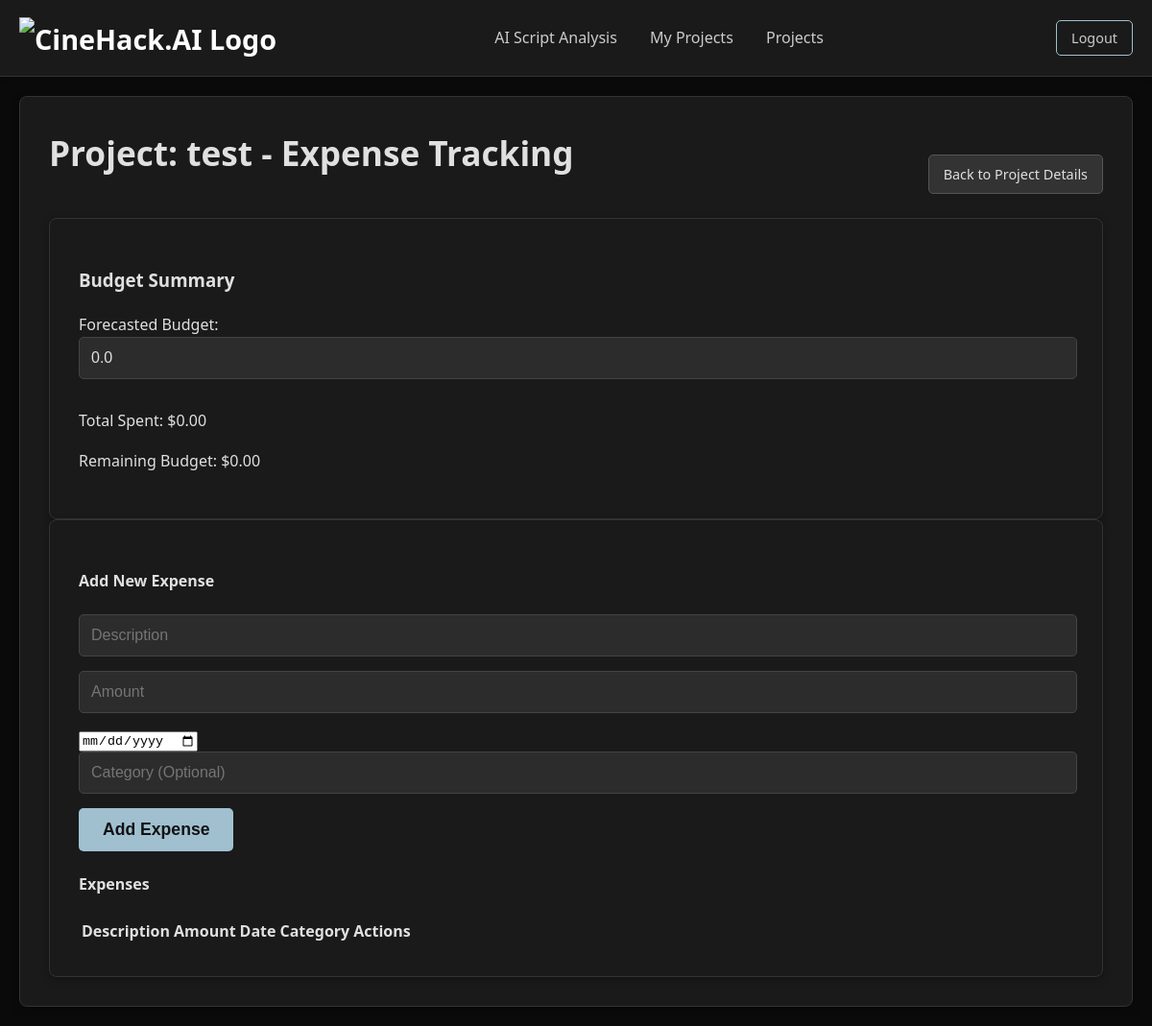
The page /projects/1/expenses_page (signed in) on the database as committed earlier.
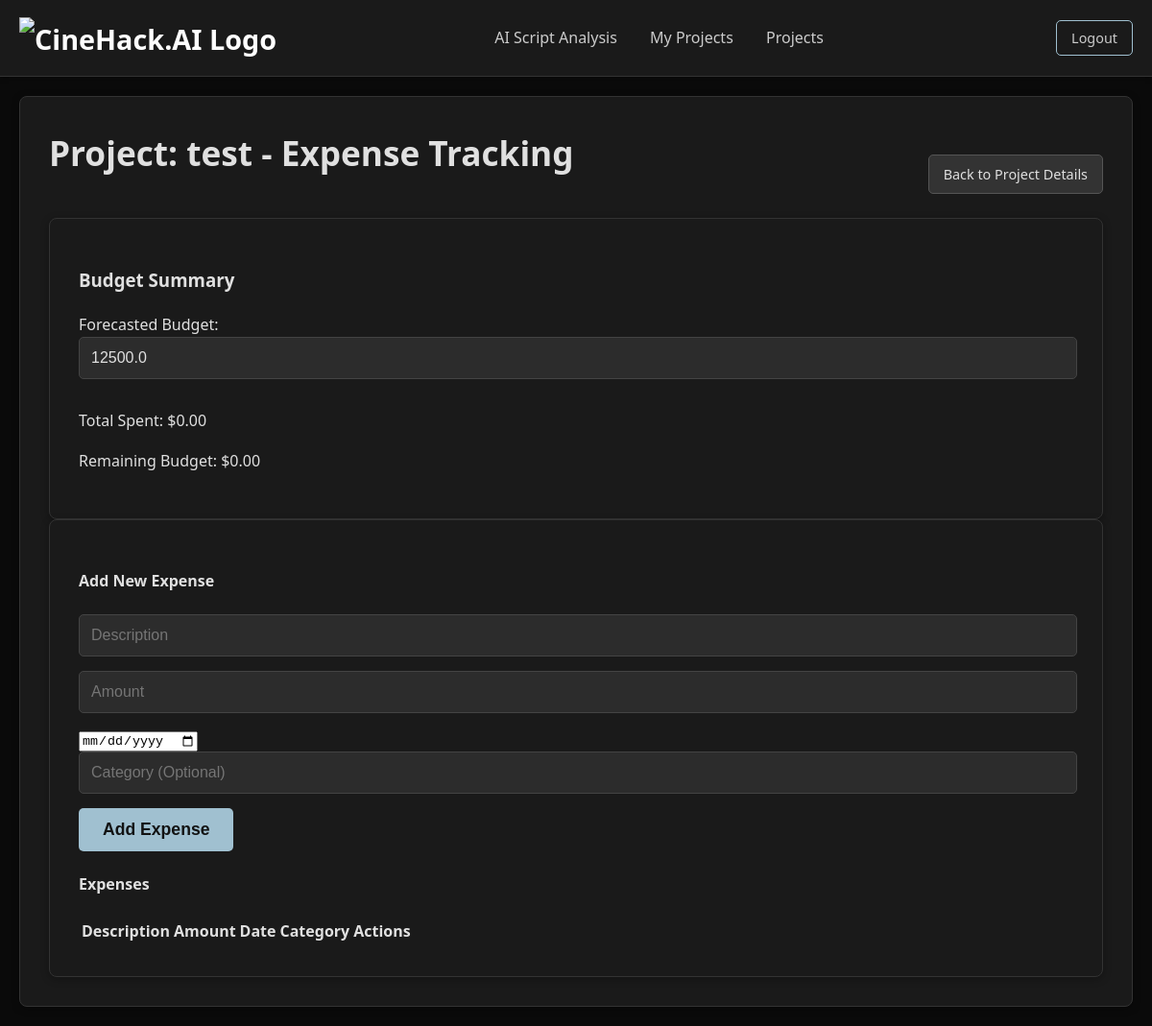
The same page on the database as committed later.
### app.py (models this page shows)
class Project(db.Model):
    id = db.Column(db.Integer, primary_key=True)
    name = db.Column(db.String(100), nullable=False)
    script_file_name = db.Column(db.String(200), nullable=False)
    analysis_json = db.Column(db.Text, nullable=True)
    genre = db.Column(db.String(50), nullable=True) # New column
    logline = db.Column(db.Text, nullable=True) # New column for AI-generated logline
    forecasted_budget = db.Column(db.Float, nullable=True, default=0.0) # New column for forecasted budget
    user_id = db.Column(db.Integer, db.ForeignKey('user.id'), nullable=False)
    expenses = db.relationship('Expense', backref='project', lazy=True)

### app.py (the view)
@app.route("/projects/<int:project_id>/expenses_page")
@login_required
def expenses_page(project_id):
    project = Project.query.get_or_404(project_id)
    if project.author != current_user:
        abort(403) # Forbidden
    return render_template('expenses.html', project=project)

### app.py (called while the page is built)
@login_manager.user_loader
def load_user(user_id):
    return User.query.get(int(user_id))

### templates/expenses.html (shortened to what this page needs)
{% extends "layout.html" %}
{% block content %}
    <div class="container">
        <div class="section">
            <div class="section-header">
                <h2>Project: {{ project.name }} - Expense Tracking</h2>
                <div class="project-actions">
                    <a href="{{ url_for('project_detail', project_id=project.id) }}" class="btn btn-secondary">Back to Project Details</a>
                </div>
            </div>
            <div class="section">
                <h3>Budget Summary</h3>
                <div class="budget-controls">
                    <label for="forecasted_budget">Forecasted Budget:</label>
                    <input type="number" id="forecasted_budget" value="{{ project.forecasted_budget | default(0.0) }}" step="0.01" readonly>
                </div>
                <div class="expense-summary">
                    <p>Total Spent: $<span id="total-spent">0.00</span></p>
                    <p>Remaining Budget: $<span id="remaining-budget">0.00</span></p>
                </div>
            </div>
            <div class="section">
                <h4>Add New Expense</h4>
                <form id="add-expense-form">
                    <input type="text" id="expense-description" placeholder="Description" required>
                    <input type="number" id="expense-amount" placeholder="Amount" step="0.01" required>
                    <input type="date" id="expense-date" required>
                    <input type="text" id="expense-category" placeholder="Category (Optional)">
                    <button type="submit" class="btn btn-primary">Add Expense</button>
                </form>
                <h4>Expenses</h4>
                <table class="expenses-table">
                    <thead>
                        <tr>
                            <th>Description</th>
                            <th>Amount</th>
                            <th>Date</th>
                            <th>Category</th>
                            <th>Actions</th>
                        </tr>
                    </thead>
                </table>
            </div>
        </div>
    </div>
{% endblock %}

Rows that differ between the two databases and show on the page:
changed Project "test": forecasted_budget "0.0" → "12500.0"
